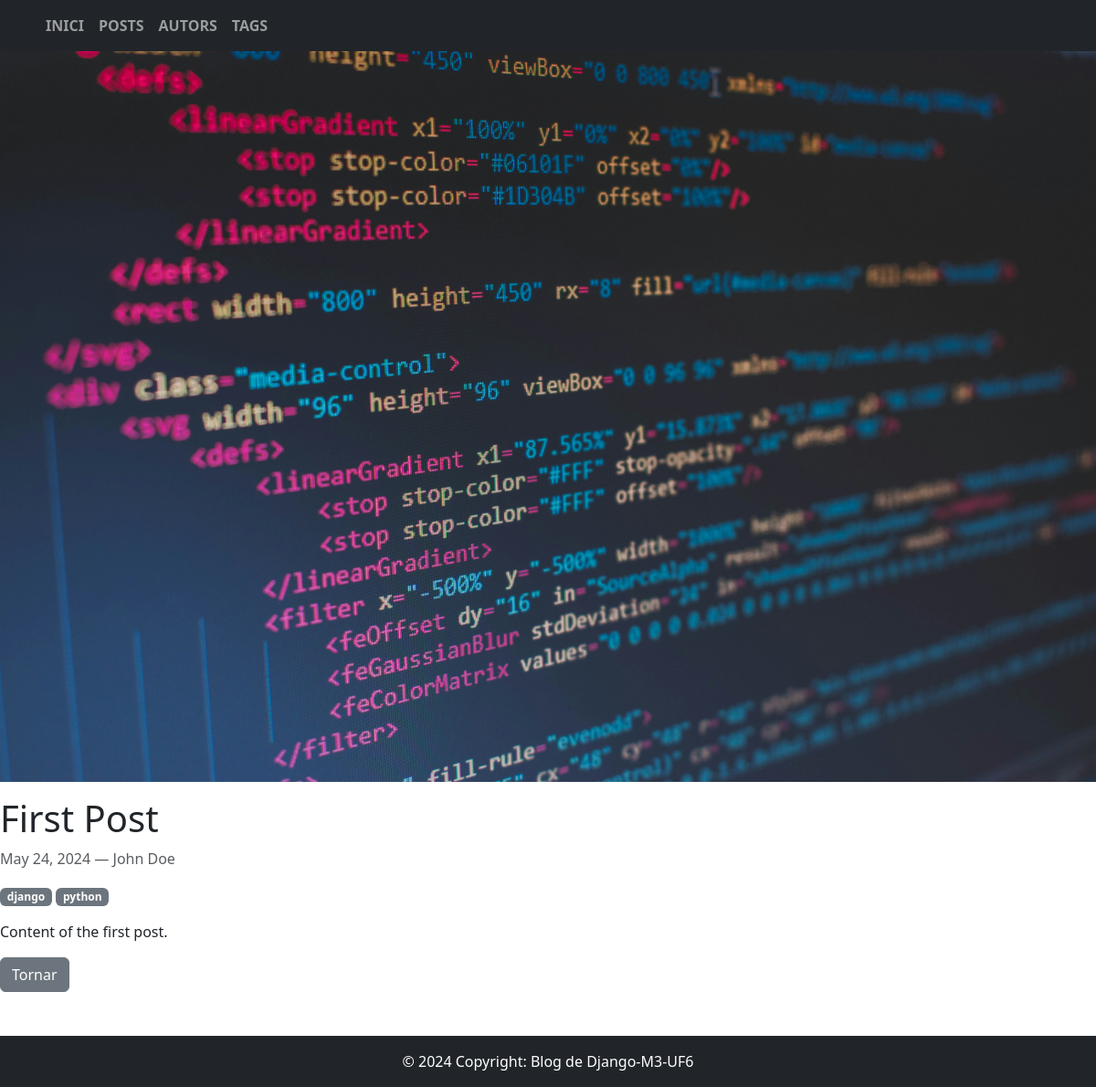
Page /posts/first-post/ on the committed database.
### blog/models.py (models this page shows, shortened)
class Post(models.Model):
    title = models.CharField(max_length=150, validators=[MinLengthValidator(5)])
    slug = models.SlugField(unique=True)
    excerpt = models.CharField(max_length=300)
    content = models.TextField(validators=[MinLengthValidator(10)])
    date = models.DateField()
    image = models.ImageField(upload_to="posts/", blank=True)
    author = models.ForeignKey(Author, on_delete=models.CASCADE, related_name="posts")
    tags = models.ManyToManyField(Tag, blank=True)
    class Meta:
        ordering = ["-date"]

class Author(models.Model):
    first_name = models.CharField(max_length=100)
    last_name = models.CharField(max_length=100)
    email = models.EmailField(unique=True)
    bio = models.TextField(blank=True)
    def __str__(self):
        return f"{self.first_name} {self.last_name}"

class Tag(models.Model):
    name = models.CharField(max_length=50, unique=True)

### blog/views.py (the view)
# urls.py: path("posts/<slug:slug>/", views.post_detail, name="posts-detail-page"),
def post_detail(request, slug):
    post = get_object_or_404(Post, slug=slug)
    return render(request, "blog/post_detail.html", {"post": post})

### blog/templates/blog/post_detail.html
{% extends "blog/base.html" %}
{% block content %}
{% if post.image %}
  <img src="{{ post.image.url }}" class="img-fluid mb-3" alt="{{ post.title }}">
{% endif %}
<h1>{{ post.title }}</h1>
<p class="text-muted">{{ post.date }} — {{ post.author }}</p>
{% for tag in post.tags.all %}
  <span class="badge bg-secondary">{{ tag.name }}</span>
{% endfor %}
<p class="mt-3">{{ post.content }}</p>
<a href="{% url 'posts-page' %}" class="btn btn-secondary">Tornar</a>
{% endblock %}

### rows in the picture
Post: image (picture), title "First Post", date "May 24, 2024", author "John Doe", content "Content of the first post."
Tag: name "django"
Tag: name "python"
